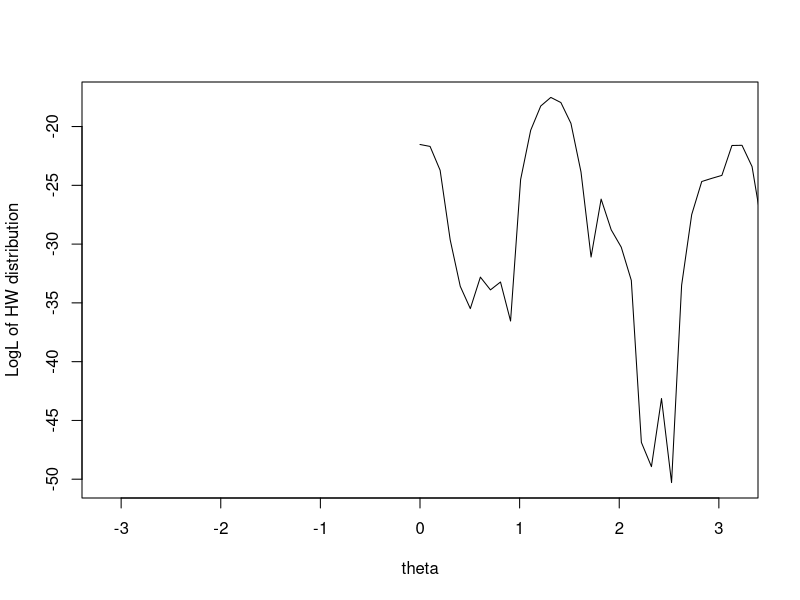
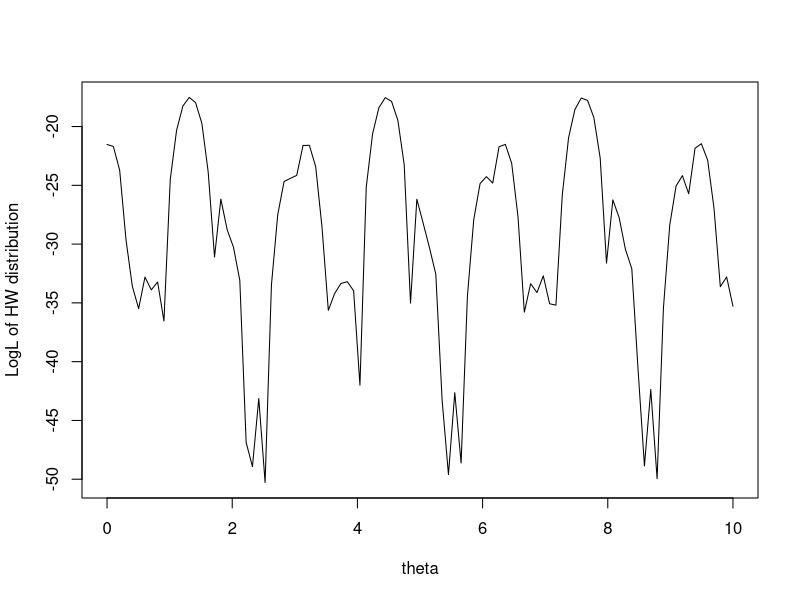

Source code (R) for these figures, in order: (Note: this script raises an error after producing the figures.)
#Problem 6

  #Problem 6.a
x <-c(3.91, 4.85, 2.28, 4.06, 3.70, 4.04, 5.46, 3.53, 2.28, 1.96, 2.53, 3.88, 2.22, 3.47, 4.82, 2.46, 2.99, 2.54, 0.52, 2.50)
theta <- seq(0,10,,100)

hm <- function(theta = theta, x = 3.91) (1-cos(x - theta))/(2*pi)
loghm <- function(theta, x) (-log(2*pi)+sum(log(1-cos(x-theta)^2)))
plot(theta,sapply(theta,loghm,x),type="l",ylab="LogL of HW distribution", xlim = c(-3.1415927, 3.1415927))
plot(theta,sapply(theta,loghm,x),type="l",ylab="LogL of HW distribution", xlim = c(0, 10))

  #Problem 6.b
optimize(function(theta) sapply(theta, loghm, x), interval = c(1,2), maximum = T)

  #Problem 6.c
ghm <- function(theta,x) sin(x-theta)/(1-cos(x-theta))
derghm <- function(theta,x) 1/(1-cos(x-theta))

loglik <- function(fun, derf, x0, eps, nlim,...) {
  iter <- 0
  repeat {
    iter <- iter + 1
    if(iter > nlim) {
      cat(" Iteration Limit Exceeded: Current = ",iter, fill = T)
      x1 <- NA
      break
    }
    x1 <- x0 - fun(x0,...)/derf(x0,...)
    if(abs(x0 - x1) < eps||abs(fun(x1,...))<1.0e-12)
      break
    x0 <- x1
    cat("\n****** Iter. No: ", iter, " Current Iterate = ", x1, fill=T)
  }
  return(x1)
}

loglik(ghm, derghm, 0, 0.00001, 100, x)

#This found the MLE value at -0.64: the local maximum near x = 0.

  #Problem 6.d
loglik(ghm, derghm, -2.0, 0.00001, 100, x)
loglik(ghm, derghm, -2.7, 0.00001, 100, x)

# At a starting value of -2.0, the first iteration found an MLE of -1.02, which is a local maximum near -2.0.  Later iterations found the same MLE as with starting point of 0 (i.e., -0.64).  At a starting value of 2.7, however, the first iteration found the MLE at -1.8165, and it took more iterations to find the MLE of -0.64.  This function bounces around a lot, so it's not surprising that the function finds local maxima and takes a while to settle.

#Problem 7

  #Problem 7.a
men <- rnorm(n = 100, mean = 125, sd =  25)
women <- rnorm(n = 100, mean = 125, sd = 15)
t0 <- data.frame(M = men, W = women)
head(t0)

  #Problem 7.b
permute <- function(t0, iter) {
  t <- as.list(rep(NA, iter))
  output <- as.list(rep(NA, iter))
  ttemp <- t0
  for (i in 1:iter) {
    t[[i]] <- data.frame(M = sample(x = ttemp$M, 100), W = ttemp$W)
    output[[i]] <- apply(t[[i]], 1, mean)
    ttemp <- data.frame(M = output[[i]], W = output[[i]])
  }
  return(output)
}

  #Problem 7.c
library(ggplot2)
library(reshape2)

heights <- permute(t0, 9)
heights <- as.data.frame(heights)
names(heights) <- paste("G", 1:9, sep = "")
head(heights)
heights <- melt(heights)
names(heights) <- c("gen", "height")
head(heights)

ggplot(heights, aes(x=height)) + geom_histogram(binwidth = 1) + facet_wrap(~ gen)

